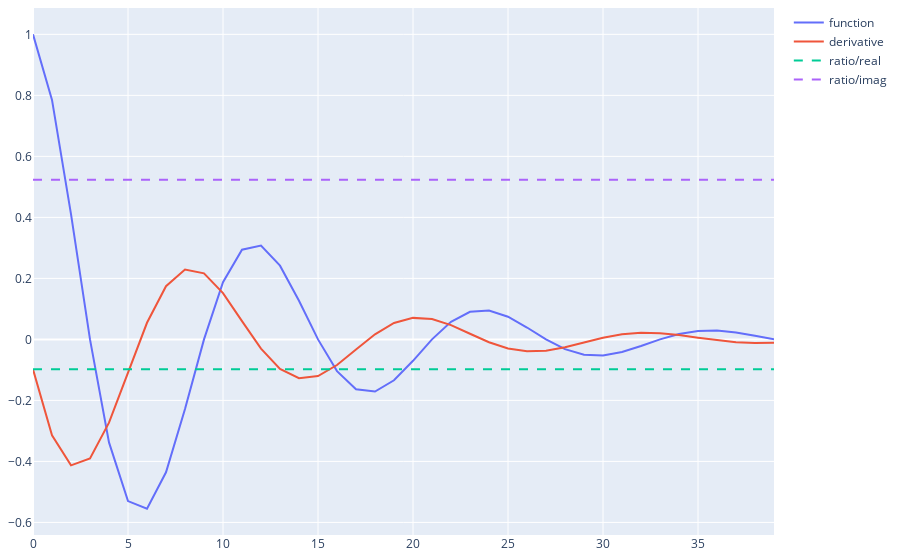

Notebook code cell kept with this figure:
### Markdown cell above
> Both real and imaginary components of the logarithm are linear, even if the imaginary wraps around $\pm\pi$.
> However, this is just because this is a logarithm from the actual complex value.

### Complex ratio with the derivative

Below is a plot of the real part of the base function $e^{(a+ib)t}$ and its derivative $(a+ib)e^{(a+ib)t}$,
together with their ratio $\frac{(a+ib)e^{(a+ib)t}}{e^{(a+ib)t}} = a+ib$.

### Code cell
# Function and derivative plot
fig = go.Figure(**DEF_FIGURE)
fig.add_scatter(y=[v.real for v in func_vals], name='function')
fig.add_scatter(y=[v.real for v in deriv_vals[1]], name='derivative')
fig.add_scatter(y=[(dv/fv).real for fv,dv in zip(func_vals, deriv_vals[1])],
        name='ratio/real', line_dash='dash')
fig.add_scatter(y=[(dv/fv).imag for fv,dv in zip(func_vals, deriv_vals[1])],
        name='ratio/imag', line_dash='dash')
fig.show()

### Figure 1 — Plotly figure (JSON) as saved in the notebook; plotly's stock layout.template omitted (floating-point values rounded to 4 significant figures)
{"data": [{"name": "function", "type": "scatter", "y": [1.0, 0.785, 0.4109, 4.561e-17, -0.3376, -0.5301, -0.5549, -0.4356, -0.228, -7.592e-17, 0.1873, 0.2941, 0.3079, 0.2417, 0.1265, 2.739e-16, -0.1039, -0.1632, -0.1708, -0.1341, -0.07018, -5.454e-17, 0.05767, 0.09055, 0.09478, 0.07441, 0.03894, 1.643e-16, -0.032, -0.05024, -0.05259, -0.04128, -0.02161, -9.597e-17, 0.01775, 0.02788, 0.02918, 0.02291, 0.01199, 5.591e-17]}, {"name": "derivative", "type": "scatter", "y": [-0.09817, -0.3144, -0.4129, -0.39, -0.273, -0.1082, 0.05447, 0.1744, 0.2291, 0.2164, 0.1515, 0.06004, -0.03022, -0.09679, -0.1271, -0.1201, -0.08406, -0.03331, 0.01677, 0.0537, 0.07054, 0.06662, 0.04664, 0.01848, -0.009305, -0.0298, -0.03914, -0.03697, -0.02588, -0.01026, 0.005163, 0.01653, 0.02172, 0.02051, 0.01436, 0.00569, -0.002865, -0.009174, -0.01205, -0.01138]}, {"line": {"dash": "dash"}, "name": "ratio/real", "type": "scatter", "y": [-0.09817, -0.09817, -0.09817, -0.09817, -0.09817, -0.09817, -0.09817, -0.09817, -0.09817, -0.09817, -0.09817, -0.09817, -0.09817, -0.09817, -0.09817, -0.09817, -0.09817, -0.09817, -0.09817, -0.09817, -0.09817, -0.09817, -0.09817, -0.09817, -0.09817, -0.09817, -0.09817, -0.09817, -0.09817, -0.09817, -0.09817, -0.09817, -0.09817, -0.09817, -0.09817, -0.09817, -0.09817, -0.09817, -0.09817, -0.09817]}, {"line": {"dash": "dash"}, "name": "ratio/imag", "type": "scatter", "y": [0.5236, 0.5236, 0.5236, 0.5236, 0.5236, 0.5236, 0.5236, 0.5236, 0.5236, 0.5236, 0.5236, 0.5236, 0.5236, 0.5236, 0.5236, 0.5236, 0.5236, 0.5236, 0.5236, 0.5236, 0.5236, 0.5236, 0.5236, 0.5236, 0.5236, 0.5236, 0.5236, 0.5236, 0.5236, 0.5236, 0.5236, 0.5236, 0.5236, 0.5236, 0.5236, 0.5236, 0.5236, 0.5236, 0.5236, 0.5236]}], "layout": {"margin": {"b": 8, "l": 8, "r": 8, "t": 8}}}
